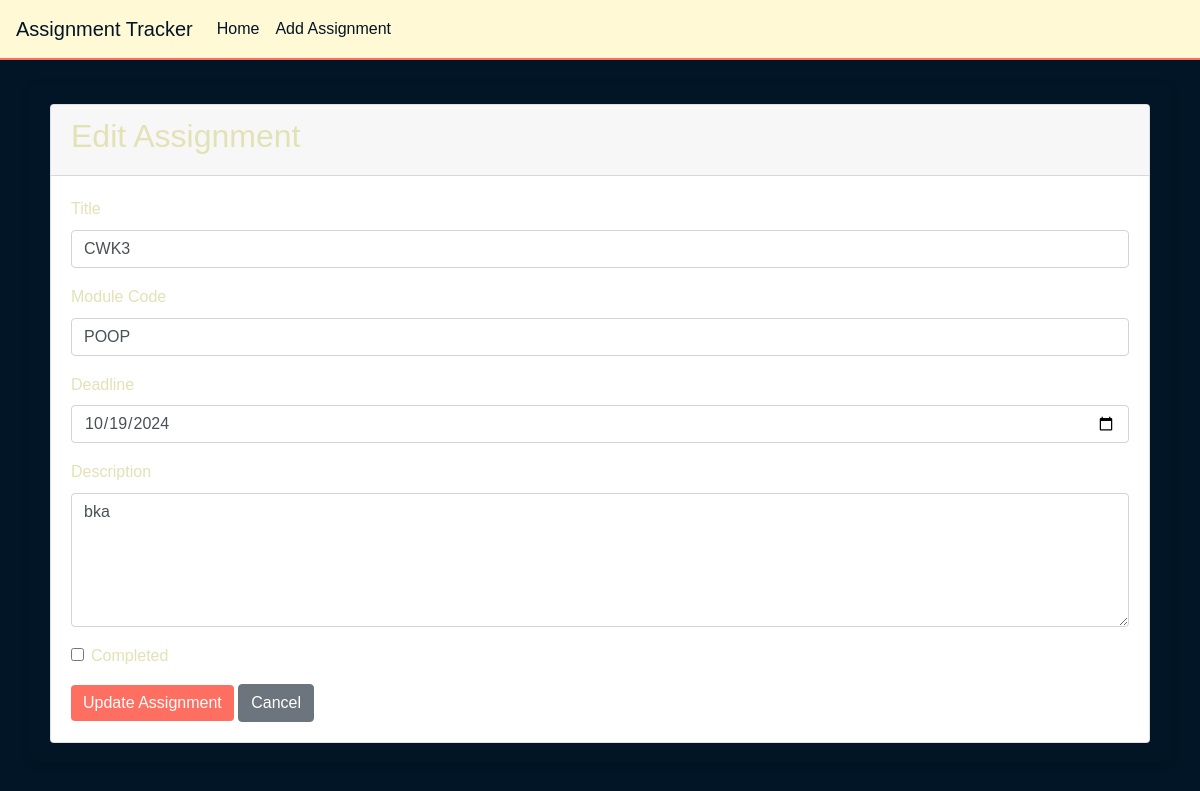
/edit-assignment/6, run on an earlier commit of the app's database.
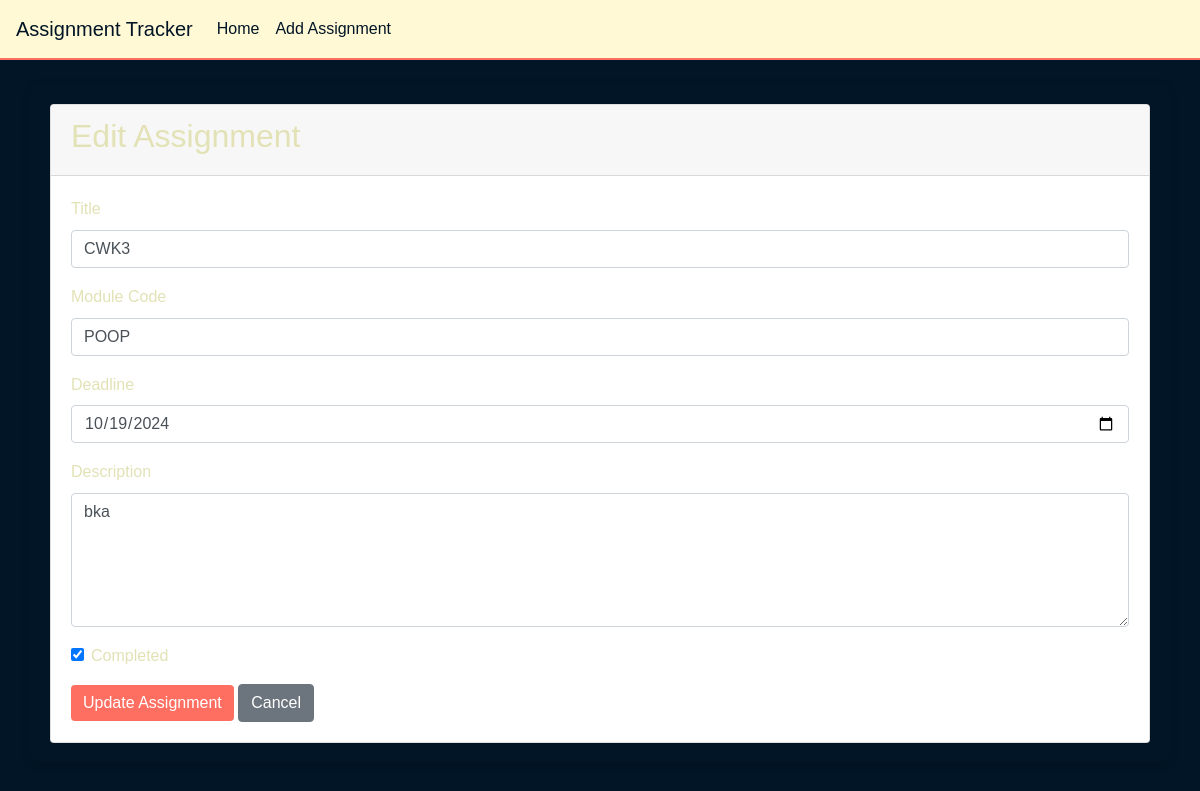
And on a later commit of the database.
### app/models.py (models this page shows, shortened)
class Assignment(db.Model):
    id = db.Column(db.Integer, primary_key=True)
    title = db.Column(db.String(100), nullable=False)  # Assessment title
    module_code = db.Column(db.String(20), nullable=False)  # Module code
    deadline = db.Column(db.DateTime, nullable=False)  # Deadline date
    description = db.Column(db.Text, nullable=True)  # Short description
    is_completed = db.Column(db.Boolean, default=False)  # Completion status
    date_created = db.Column(db.DateTime, default=datetime.utcnow)  # Timestamp for when the assignment was added

### app/views.py (the view, shortened to what this page needs)
@app.route("/edit-assignment/<int:assignment_id>", methods=['GET','Post'])
def edit_assignment(assignment_id):
    assignment = Assignment.query.get(assignment_id)
    if assignment is None:
        return render_template("404.html", message="Assignment doesn't exist!"), 404
    form = AssignmentForm(object=assignment)
    return render_template("edit_assignment.html", form=form, assignment=assignment)

### app/forms.py
class AssignmentForm(FlaskForm):
    title = StringField('Assignment Title', validators=[DataRequired()])
    module_code = StringField('Module Code', validators=[DataRequired()])
    deadline = DateField('Deadline (YYYY-MM-DD)', format='%Y-%m-%d', validators=[DataRequired()])
    description = TextAreaField('Description', validators=[DataRequired()])
    is_completed = BooleanField('Completed?')
    submit = SubmitField('Submit')

### app/templates/edit_assignment.html (shortened to what this page needs)
{% extends "base.html" %}
{% block content %}
<div class="card">
    <div class="card-header">
        <h2>Edit Assignment</h2>
    </div>
    <div class="card-body">
        <form method="POST" action="{{ url_for('edit_assignment', assignment_id=assignment.id) }}">
            <div class="form-group">
                <label for="title">Title</label>
                {{ form.title(class="form-control", id="title", value=assignment.title) }}
            </div>
            <div class="form-group">
                <label for="module_code">Module Code</label>
                {{ form.module_code(class="form-control", id="module_code", value=assignment.module_code) }}
            </div>
            <div class="form-group">
                <label for="deadline">Deadline</label>
                {{ form.deadline(class="form-control", id="deadline", value=assignment.deadline.strftime('%Y-%m-%d')) }}
            </div>
<div class="form-group">
    <label for="description">Description</label>
    <textarea class="form-control" id="description" name="description" rows="5">{{ assignment.description }}</textarea>
</div>
            <div class="form-group form-check">
                {{ form.is_completed(class="form-check-input", id="is_completed", checked=assignment.is_completed) }}
                <label class="form-check-label" for="is_completed">Completed</label>
            </div>
            <button type="submit" class="btn btn-primary">Update Assignment</button>
            <a href="{{ url_for('index') }}" class="btn btn-secondary">Cancel</a>
        </form>
    </div>
</div>
{% endblock %}

What changed in the data, as far as the page shows it:
changed Assignment "CWK3": is_completed "☐" → "☑"
